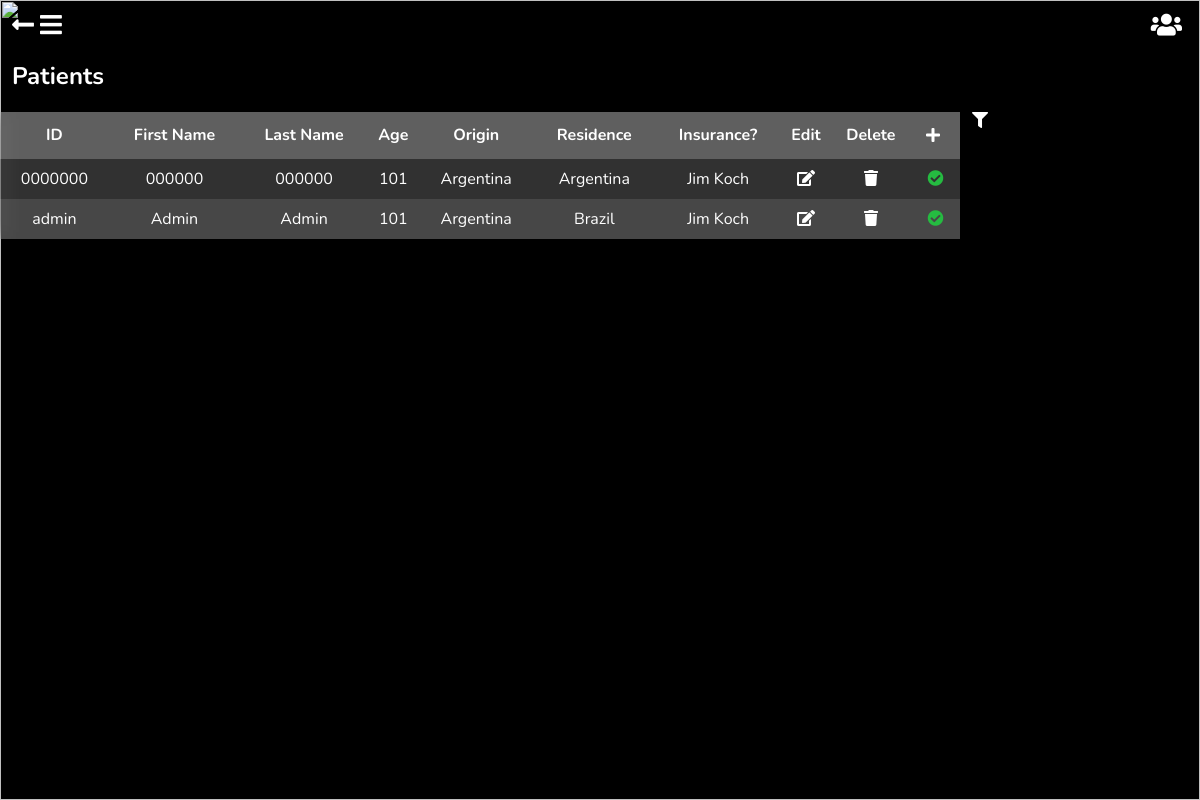
The app's page /patients/ (signed in), older data.
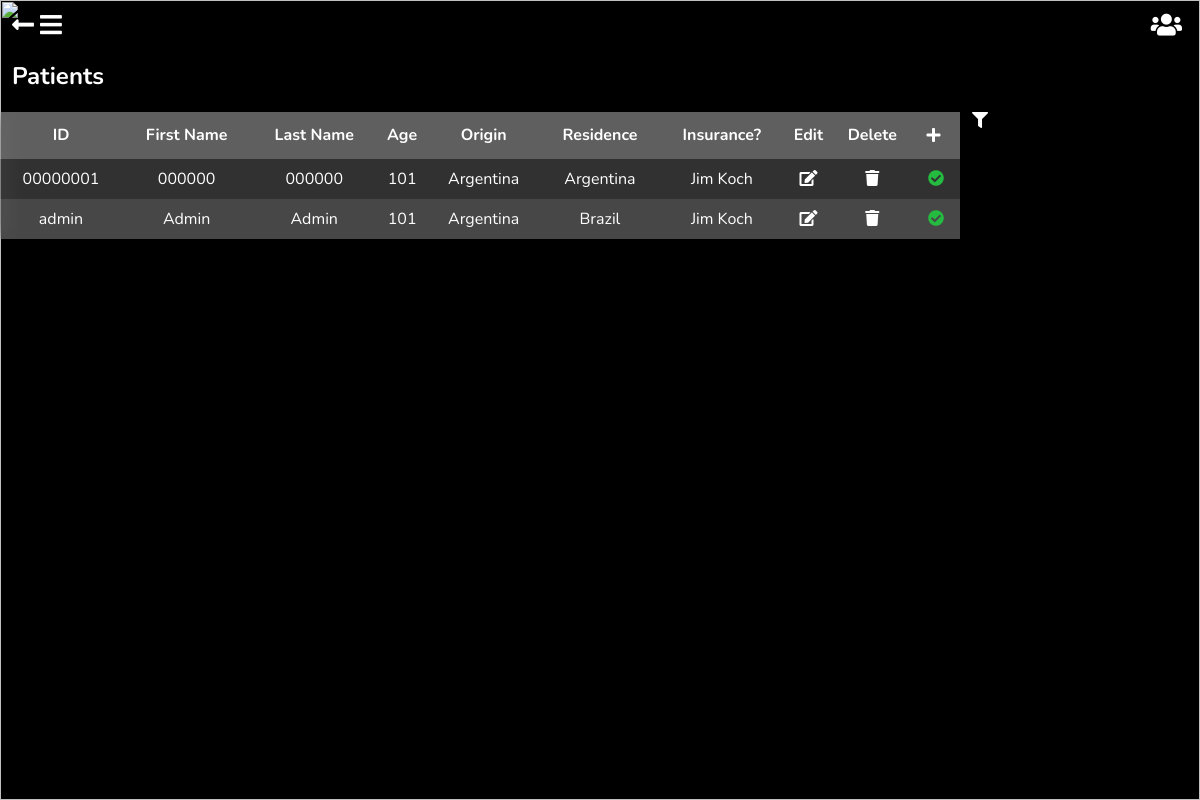
The same page, newer data.
### patients/models.py (models this page shows, shortened)
class Patient(models.Model):
    GENDER_CHOICES = (
        ('F', 'Femenine'),
        ('M', 'Masculine'),
        ('O', 'Other'),
    )
    CIVIL_STATUS_CHOICES = (
        ('S', 'Single'),
        ('M', 'Married'),
        ('W', 'Widowed'),
        ('D', 'Divorced'),
        ('SP', 'Separated'),
    )
    id_number = models.CharField('ID Number', max_length=20, null=True, blank=True, help_text='Provide you ID Card Number')
    first_names = models.CharField("Patient's Name", max_length=50, null=False, blank=False, help_text="Patient's Name")
    last_names = models.CharField("Patient's Last Name", max_length=50, null=False, blank=False, help_text="Patient's Last Name")
    gender = models.CharField("Patient's Gender", max_length=20, null=True, blank=False, help_text='Gender', choices=GENDER_CHOICES)
    birthday = models.DateField("Patient's Birthday", help_text="Patients date of birth")
    phone_number = models.CharField('Phone Number', max_length=20, blank=True, null=True, help_text='Phone Number')
    email = models.EmailField("Patient's Email", null=True, blank=True, help_text='Email')
    civil_status = models.CharField(max_length=12, choices=CIVIL_STATUS_CHOICES)
    origin = models.CharField(max_length=50, choices=ORIGIN_CHOICES)
    residence = models.CharField(max_length=50, choices=LOCATION_CHOICES)
    created_by = models.ForeignKey(user, on_delete=models.CASCADE, blank=False, null=True, verbose_name='Created By')
    class Meta:
        verbose_name = 'Patient'
        verbose_name_plural = 'Patients'
    def age(self):
        today = timezone.localtime(timezone.now())
        age = today.date() - self.birthday
        return int(age.days / 365.25)

class InsuranceInformation(models.Model):
    INSURANCE_TYPE_CHOICES = (
        ('MEDICAL', 'Medical'),
    )
    insurance_carrier = models.ForeignKey(InsuranceCarrier, on_delete=models.CASCADE, blank=True, null=True, verbose_name='Insurance Carrier',)
    type_of_insurance = models.CharField('Insurance Type', max_length=50, blank=True, null=True, help_text='Type of insurance', choices=INSURANCE_TYPE_CHOICES)
    expiration_date = models.DateField('Expiration Date', help_text="Insurance's Expiration Date")
    patient = models.OneToOneField(Patient, on_delete=models.CASCADE, blank=True, null=True, verbose_name='Insurance Owner', related_name='insurance')
    class Meta:
        verbose_name = 'Insurance Information'
        verbose_name_plural = "Patient's Insurance Data"

class InsuranceCarrier(models.Model):
    ORIGIN_CHOICES = (
        ('HND', 'Honduras'),
        ('NIC', 'Nicaragua'),
    )
    company = models.CharField('Company', max_length=100, blank=False, null=False, help_text='Insurance Carrier')
    country = models.CharField('Country', max_length=100, blank=False, null=True, help_text='Insurance Carrier origin', choices=ORIGIN_CHOICES, default=None)
    created_by = models.ForeignKey(user, on_delete=models.CASCADE, blank=False, null=True, verbose_name='created_by', related_name='insurance_carrier')
    class Meta:
        unique_together = ['company', 'created_by']
        verbose_name = 'Insurance Carrier'
        verbose_name_plural = 'Insurance Carriers'
    def __str__(self):
        return self.company

### patients/views.py (the view)
# urls.py: path('patients/', include('patients.urls')),
def patients(request):
    doctor_group = Group.objects.get(name='Doctor')
    doctor = doctor_group in request.user.groups.all()
    template = 'patients/patients.html'
    patients_list = Patient.objects.filter(created_by=request.user).order_by('id_number')
    patient_filter = PatientFilterForm
    context = {'patients': patients_list, 'form': patient_filter, 'doctor': doctor}
    return render(request, template, context)

### patients/templates/patients/patients.html (shortened to what this page needs)
{% extends 'base.html' %}
{% load static %}
{% block return %}<a href="{%url 'home:home'%}"><i class="fas fa-long-arrow-alt-left"></i></a>{% endblock %}
{% block body_block %}
<link rel="stylesheet" href="{% static 'patients/css/patients.css' %}">
<h2>Patients</h2>
{% if patients %}
    <div class="wrapper">
        {% include 'patients/patients_list.html' %}
    </div>
{% else %}
    <p id="no-patients">There are no patients listed</p>
    <a  id="add-patients" href="{% url 'patients:add_patient' %}"><i class="fas fa-plus"></i></a>
{% endif %}
{% endblock %}

### patients/templates/patients/patients_partial_list.html
{% load static %}
{% if patients %}
    {% for p in patients %}
        <tr onclick="window.location='{% url 'patients:patients_details' p.pk %}'">
            <td>{% if p.id_number %}{{ p.id_number }}{% else %}-------------{% endif %}</td>
            <td>{{ p.first_names }}</td>
            <td>{{ p.last_names }}</td>
            <td>{{ p.age }}</td>
            <td>{{ p.get_origin_display }}</td>
            <td>{{ p.get_residence_display }}</td>
            <td>{% if p.insurance.insurance_carrier != None %}{{ p.insurance.insurance_carrier }}{% else %}Not Available{% endif %}</td>
            {% if doctor %}<td data-url="{% url 'patients:update_patient' p.pk %}"><i class="fas fa-edit"></i></td>
            <td data-url="{% url 'patients:delete_patient' p.pk %}"><i class="fas fa-trash"></i></td>{% endif %}
            {% if p.age >= 18 and not p.id_number and p.insurance.expiration_date <= today %}
                <td><i class="fas fa-exclamation-circle" data-message-code="out-of-date-info"></i></td>
            {% elif p.age >= 18 and not p.id_number %}
                <td><i class="fas fa-exclamation-circle" data-message-code="no-id-registered"></i></td>
            {% elif p.insurance.insurance_carrier and p.insurance.expiration_date <= today %}
                <td><i class="fas fa-exclamation-circle" data-message-code="expired-insurance"></i></td>
            {% else %}
                <td><i class="fas fa-check-circle" data-message-code="in-order"></i></td>
            {% endif %}
        </tr>
    {% endfor %}
{% endif %}

Row changes from the older to the newer data that the page shows:
changed Patient (number 1 of 2 on the later page): id_number "0000000" → "00000001"
